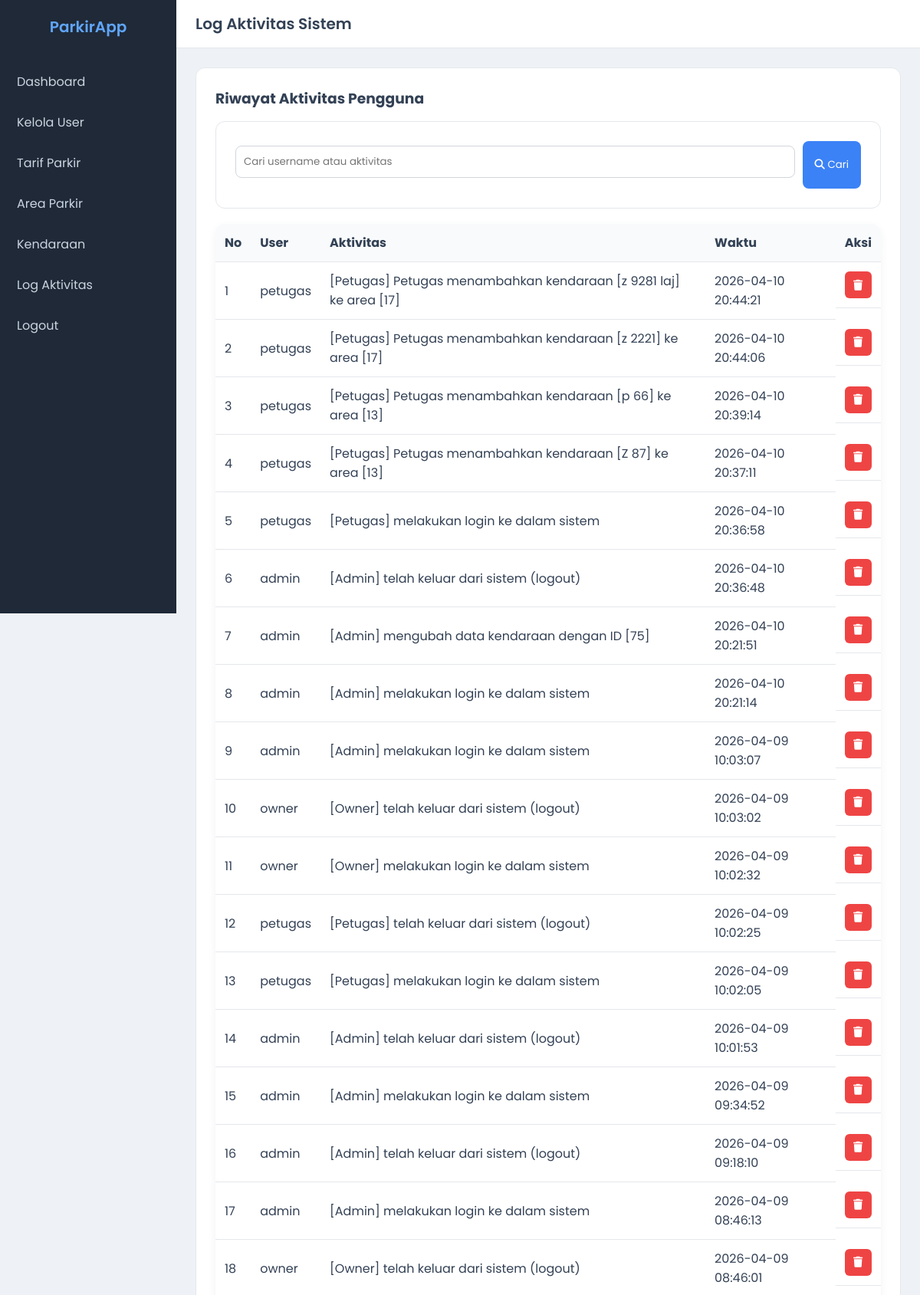
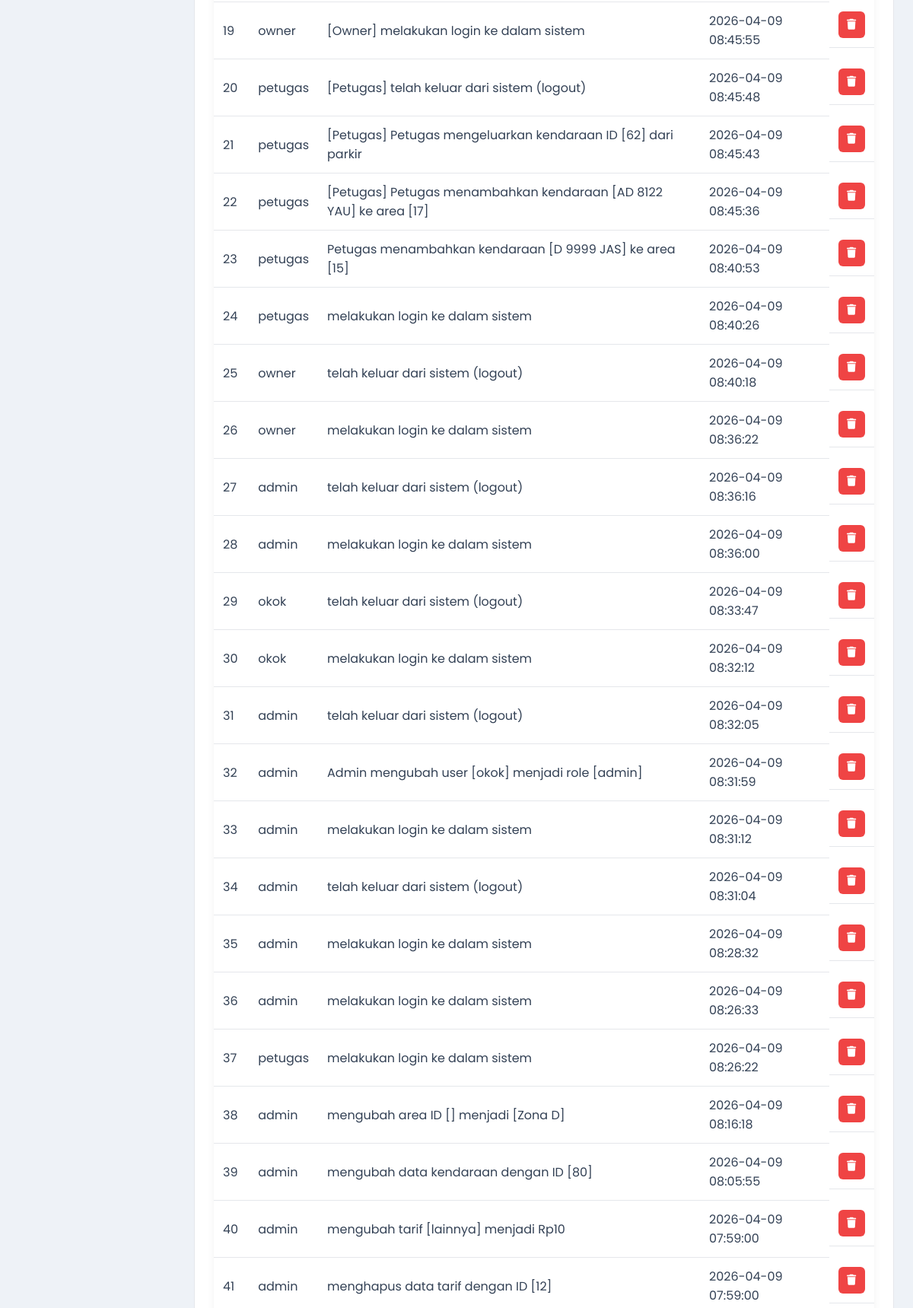
The app's page /views/log_aktivitas.php (signed in, upper part) with its own data (2 pictures, top to bottom).
### tables this page shows
CREATE TABLE `log_aktivitas` (
  `id_log` int NOT NULL,
  `id_user` int NOT NULL,
  `aktivitas` varchar(100) NOT NULL,
  `waktu_aktivitas` datetime NOT NULL
);

CREATE TABLE `user` (
  `id_user` int NOT NULL,
  `nama_lengkap` varchar(50) NOT NULL,
  `username` varchar(50) NOT NULL,
  `password` varchar(100) NOT NULL,
  `role` enum('admin','petugas','owner','') NOT NULL,
  `status_aktif` tinyint(1) NOT NULL
);

### models/m_koneksi.php (called while the page is built, shortened)
<?php
class m_koneksi
{
    private $host = "localhost",
    $username = "root",
    $pass = "",
    $db = "parkir";
    function __construct()
    {
        $this->koneksi = mysqli_connect(
            $this->host,
            $this->username,
            $this->pass,
            $this->db
        );
    }
}

### models/m_log.php (called while the page is built, shortened)
<?php
include_once "m_koneksi.php";
class m_log
{
    private $db;
    public function __construct()
    {
        $conn = new m_koneksi();
        $this->db = $conn->koneksi;
    }
   public function getLog($keyword = null)
{
    $query = "SELECT log_aktivitas.*, user.username
              FROM log_aktivitas
              JOIN user ON user.id_user = log_aktivitas.id_user";
    $query .= " ORDER BY waktu_aktivitas DESC";
    return $this->db->query($query);
}
}
?>

### controllers/c_log.php (called while the page is built, shortened)
<?php
include_once "../models/m_log.php";
$logModel = new m_log();
if (isset($_POST['aksi']) && !empty($_POST['keyword'])) {
    $keyword = $_POST['keyword'];
    $dataLog = $logModel->getLog($keyword);
} else {
    $dataLog = $logModel->getLog();
}
?>

### views/log_aktivitas.php (the view, shortened to what this page needs)
<?php
include_once "../controllers/c_log.php";
?>
<!DOCTYPE html>
<html lang="en">
<head>
  <link rel="stylesheet" href="../asset/css/style.css">
  <link rel="stylesheet" href="https://cdnjs.cloudflare.com/ajax/libs/font-awesome/6.5.1/css/all.min.css">
</head>
<body>
  <div class="sidebar">
    <div class="logo">ParkirApp</div>
    <a href="dashboard_admin.php">Dashboard</a>
    <a href="tampil_data_user.php">Kelola User</a>
    <a href="tampil_data_tarif.php">Tarif Parkir</a>
    <a href="tampil_data_area.php">Area Parkir</a>
    <a href="tampil_data_kendaraan.php">Kendaraan</a>
    <a href="log_aktivitas.php" class="active">Log Aktivitas</a>
    <a href="../controllers/c_logout.php">Logout</a>
  </div>
  <div class="main">
    <div class="navbar">
      <h1>Log Aktivitas Sistem</h1>
    </div>
    <div class="content">
      <div class="card">
        <h3>Riwayat Aktivitas Pengguna</h3>
        <div class="card">
          <form method="post" action="log_aktivitas.php" class="search-form">
            <input type="text" name="keyword" placeholder="Cari username atau aktivitas"
              value="<?= isset($_POST['keyword']) ? $_POST['keyword'] : '' ?>">
            <button type="submit" name="aksi" class="btn-save">
              <i class="fa fa-search"></i> Cari
            </button>
          </form>
        </div>
        <table>
          <thead>
            <tr>
              <th>No</th>
              <th>User</th>
              <th>Aktivitas</th>
              <th>Waktu</th>
              <th>Aksi</th>
            </tr>
          </thead>
          <tbody>
            <?php
            $no = 1;
            while ($log = $dataLog->fetch_assoc()) {
              ?>
              <tr>
                <td><?= $no++ ?></td>
                <td><?= $log['username'] ?></td>
                <td><?= $log['aktivitas'] ?></td>
                <td><?= $log['waktu_aktivitas'] ?></td>
                <td class="action-buttons">
                  <a onclick="return confirm('Apakah yakin ingin menghapus data ini?')"
                    href="../controllers/c_log.php?id=<?= $log['id_log'] ?>&aksi=hapus" class="btn-hapus">
                    <i class="fa-solid fa-trash"></i>
                  </a>
                </td>
              </tr>
            <?php } ?>
          </tbody>
        </table>
      </div>
    </div>
  </div>
</body>
</html>

### asset/css/style.css (style rules this page uses)
* { margin:0; padding:0; box-sizing:border-box; font-family:'Poppins', sans-serif; }
body { display:flex; background:#eef2f7; color:#334155; }
.sidebar { width:230px; height:100vh; background:#1f2937; position:fixed; padding-top:20px; }
.logo { text-align:center; font-size:20px; font-weight:600; margin-bottom:30px; color:#60a5fa; }
.sidebar a { display:block; padding:14px 22px; color:#cbd5e1; text-decoration:none; transition:.2s; }
.main { margin-left:230px; width:100%; }
.navbar { background:#ffffff; padding:16px 25px; display:flex; justify-content:space-between; align-items:center; border-bottom:1px solid #e5e7eb; }
.navbar h1 { font-size:20px; font-weight:600; }
.content { padding:25px; }
.card { background:#ffffff; padding:25px; border-radius:12px; border:1px solid #e5e7eb; margin-bottom:20px; }
table { width:100%; border-collapse:collapse; background:white; border-radius:12px; overflow:hidden; }
th, td { padding:12px; border-bottom:1px solid #e5e7eb; text-align:left; }
th { background:#f8fafc; }
input, select { width:100%; padding:10px; margin-top:6px; margin-bottom:14px; border-radius:8px; border:1px solid #d1d5db; }
button { padding:10px 16px; border:none; border-radius:8px; cursor:pointer; background:#3b82f6; color:white; }
.card h3 { margin-bottom:15px; }
table { margin-top:15px; box-shadow:0 4px 12px rgba(0,0,0,0.05); }
.action-buttons { display:flex; gap:8px; }
.btn-hapus { background:#ef4444; color:white; padding:7px 12px; border:none; border-radius:6px; cursor:pointer; }
.action-buttons { display:flex; gap:8px; align-items:center; }
.btn-hapus { background:#f3f4f6; border:none; padding:7px 10px; border-radius:6px; cursor:pointer; color:#ef4444; }
.action-buttons { display:flex; gap:10px; }
.btn-edit, .btn-hapus { display:inline-flex; align-items:center; justify-content:center; width:35px; height:35px; border-radius:6px; color:white; text-decoration:none; font-size:14px; }
.btn-hapus { background:#ef4444; }
.search-form { display:flex; gap:10px; }
.search-form input { flex:1; }

### records on screen
log_aktivitas: id_user.username "petugas", aktivitas "[Petugas] Petugas menambahkan kendaraan [z 9281 laj] ke area [17]", waktu_aktivitas "2026-04-10 20:44:21"
log_aktivitas: id_user.username "petugas", aktivitas "[Petugas] Petugas menambahkan kendaraan [z 2221] ke area [17]", waktu_aktivitas "2026-04-10 20:44:06"
log_aktivitas: id_user.username "petugas", aktivitas "[Petugas] Petugas menambahkan kendaraan [p 66] ke area [13]", waktu_aktivitas "2026-04-10 20:39:14"
log_aktivitas: id_user.username "petugas", aktivitas "[Petugas] Petugas menambahkan kendaraan [Z 87] ke area [13]", waktu_aktivitas "2026-04-10 20:37:11"
log_aktivitas: id_user.username "petugas", aktivitas "[Petugas] melakukan login ke dalam sistem", waktu_aktivitas "2026-04-10 20:36:58"
log_aktivitas: id_user.username "admin", aktivitas "[Admin] telah keluar dari sistem (logout)", waktu_aktivitas "2026-04-10 20:36:48"
log_aktivitas: id_user.username "admin", aktivitas "[Admin] mengubah data kendaraan dengan ID [75]", waktu_aktivitas "2026-04-10 20:21:51"
log_aktivitas: id_user.username "admin", aktivitas "[Admin] melakukan login ke dalam sistem", waktu_aktivitas "2026-04-10 20:21:14"
log_aktivitas: id_user.username "admin", aktivitas "[Admin] melakukan login ke dalam sistem", waktu_aktivitas "2026-04-09 10:03:07"
log_aktivitas: id_user.username "owner", aktivitas "[Owner] telah keluar dari sistem (logout)", waktu_aktivitas "2026-04-09 10:03:02"
log_aktivitas: id_user.username "owner", aktivitas "[Owner] melakukan login ke dalam sistem", waktu_aktivitas "2026-04-09 10:02:32"
log_aktivitas: id_user.username "petugas", aktivitas "[Petugas] telah keluar dari sistem (logout)", waktu_aktivitas "2026-04-09 10:02:25"
log_aktivitas: id_user.username "petugas", aktivitas "[Petugas] melakukan login ke dalam sistem", waktu_aktivitas "2026-04-09 10:02:05"
log_aktivitas: id_user.username "admin", aktivitas "[Admin] telah keluar dari sistem (logout)", waktu_aktivitas "2026-04-09 10:01:53"
log_aktivitas: id_user.username "admin", aktivitas "[Admin] melakukan login ke dalam sistem", waktu_aktivitas "2026-04-09 09:34:52"
log_aktivitas: id_user.username "admin", aktivitas "[Admin] telah keluar dari sistem (logout)", waktu_aktivitas "2026-04-09 09:18:10"
log_aktivitas: id_user.username "admin", aktivitas "[Admin] melakukan login ke dalam sistem", waktu_aktivitas "2026-04-09 08:46:13"
log_aktivitas: id_user.username "owner", aktivitas "[Owner] telah keluar dari sistem (logout)", waktu_aktivitas "2026-04-09 08:46:01"
log_aktivitas: id_user.username "owner", aktivitas "[Owner] melakukan login ke dalam sistem", waktu_aktivitas "2026-04-09 08:45:55"
log_aktivitas: id_user.username "petugas", aktivitas "[Petugas] telah keluar dari sistem (logout)", waktu_aktivitas "2026-04-09 08:45:48"
log_aktivitas: id_user.username "petugas", aktivitas "[Petugas] Petugas mengeluarkan kendaraan ID [62] dari parkir", waktu_aktivitas "2026-04-09 08:45:43"
log_aktivitas: id_user.username "petugas", aktivitas "[Petugas] Petugas menambahkan kendaraan [AD 8122 YAU] ke area [17]", waktu_aktivitas "2026-04-09 08:45:36"
log_aktivitas: id_user.username "petugas", aktivitas "Petugas menambahkan kendaraan [D 9999 JAS] ke area [15]", waktu_aktivitas "2026-04-09 08:40:53"
log_aktivitas: id_user.username "petugas", aktivitas "melakukan login ke dalam sistem", waktu_aktivitas "2026-04-09 08:40:26"
log_aktivitas: id_user.username "owner", aktivitas "telah keluar dari sistem (logout)", waktu_aktivitas "2026-04-09 08:40:18"
log_aktivitas: id_user.username "owner", aktivitas "melakukan login ke dalam sistem", waktu_aktivitas "2026-04-09 08:36:22"
log_aktivitas: id_user.username "admin", aktivitas "telah keluar dari sistem (logout)", waktu_aktivitas "2026-04-09 08:36:16"
log_aktivitas: id_user.username "admin", aktivitas "melakukan login ke dalam sistem", waktu_aktivitas "2026-04-09 08:36:00"
log_aktivitas: id_user.username "okok", aktivitas "telah keluar dari sistem (logout)", waktu_aktivitas "2026-04-09 08:33:47"
log_aktivitas: id_user.username "okok", aktivitas "melakukan login ke dalam sistem", waktu_aktivitas "2026-04-09 08:32:12"
log_aktivitas: id_user.username "admin", aktivitas "telah keluar dari sistem (logout)", waktu_aktivitas "2026-04-09 08:32:05"
log_aktivitas: id_user.username "admin", aktivitas "Admin mengubah user [okok] menjadi role [admin]", waktu_aktivitas "2026-04-09 08:31:59"
log_aktivitas: id_user.username "admin", aktivitas "melakukan login ke dalam sistem", waktu_aktivitas "2026-04-09 08:31:12"
log_aktivitas: id_user.username "admin", aktivitas "telah keluar dari sistem (logout)", waktu_aktivitas "2026-04-09 08:31:04"
log_aktivitas: id_user.username "admin", aktivitas "melakukan login ke dalam sistem", waktu_aktivitas "2026-04-09 08:28:32"
log_aktivitas: id_user.username "admin", aktivitas "melakukan login ke dalam sistem", waktu_aktivitas "2026-04-09 08:26:33"
log_aktivitas: id_user.username "petugas", aktivitas "melakukan login ke dalam sistem", waktu_aktivitas "2026-04-09 08:26:22"
log_aktivitas: id_user.username "admin", aktivitas "mengubah area ID [] menjadi [Zona D]", waktu_aktivitas "2026-04-09 08:16:18"
log_aktivitas: id_user.username "admin", aktivitas "mengubah data kendaraan dengan ID [80]", waktu_aktivitas "2026-04-09 08:05:55"
log_aktivitas: id_user.username "admin", aktivitas "mengubah tarif [lainnya] menjadi Rp10", waktu_aktivitas "2026-04-09 07:59:00"
log_aktivitas: id_user.username "admin", aktivitas "menghapus data tarif dengan ID [12]", waktu_aktivitas "2026-04-09 07:59:00"
